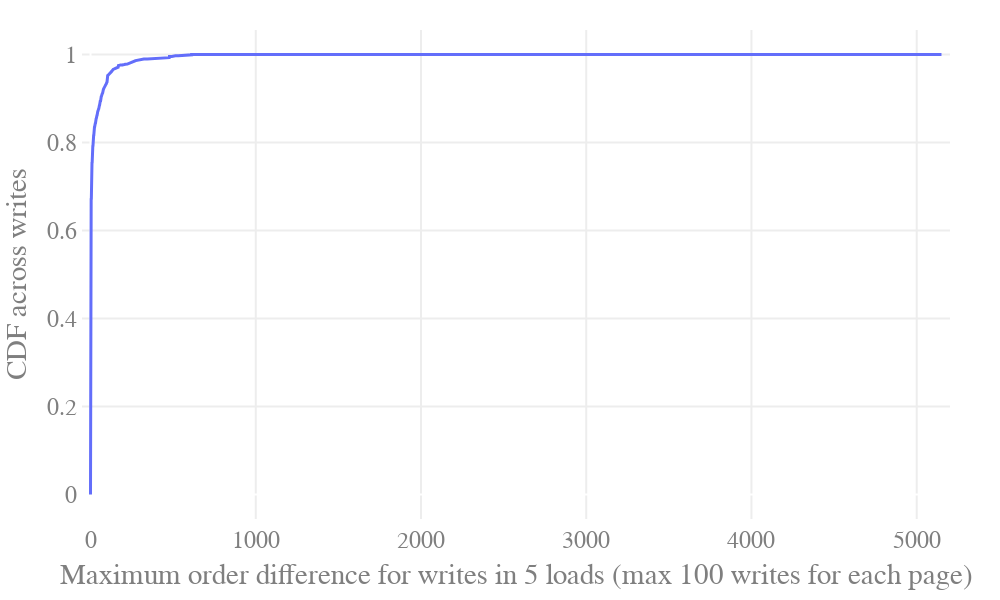

Notebook code for this chart:
### Markdown cell above
### Order of each element in the writes

### Code cell
dirs = os.listdir('writes_liveweb_only')
stats = {'total_element': 0, 'allpresent_element': 0}
total_empty_xpath = 0
max_order_diffs = []
# filelists = ['live', 'archive']
for dirr in dirs:
    max_order_diff = []
    xpath_order = defaultdict(list)
    for i in range(5):
    # for i in filelists:
        writes = json.load(open(f'writes_liveweb_only/{dirr}/{i}.json', 'r'))
        for j, write in enumerate(writes):
            if len(write['xpath']) == 0:
                total_empty_xpath += 1
                continue
            tup = (write['xpath'][-1], write['method'], write['arg'])
            xpath_order[tup].append(j)
    for xpath, orders in xpath_order.items():
        num_orders = len(orders)
        stats['total_element'] += 1
        if len(orders) == 5:
            stats['allpresent_element'] += 1
        if len(orders) > 2:
            max_order, min_order = max(orders), min(orders)
            max_order_diff.append(max_order - min_order)
    # * Plot type 1
    max_order_diffs += random.sample(max_order_diff, min(100, len(max_order_diff)))
    # * Plot type 2
    # max_order_diff.sort()
    # if len(max_order_diff) > 0:
    #     ninety_percentile = int(len(max_order_diff) * 0.9)
    #     ninety_percentile = max_order_diff[ninety_percentile]
    #     fifty_percentile = int(len(max_order_diff) * 0.5)
    #     fifty_percentile = max_order_diff[fifty_percentile]
    #     hundred_percentile = max_order_diff[-1]
    #     max_order_diffs.append({'50th': fifty_percentile, '90th': ninety_percentile, '100th': hundred_percentile})
            
# * Plot type 1
stats, total_empty_xpath
df = pd.DataFrame({1: max_order_diffs})
plotly_utils.plot_CDF(df, xtitle='Maximum order difference for writes in 5 loads (max 100 writes for each page)', ytitle='CDF across writes')
# * Plot type 2
# df = pd.DataFrame(max_order_diffs)
# plotly_utils.plot_bar(df)

### Figure 1 — Plotly figure (JSON) as saved in the notebook; plotly's stock layout.template omitted (floating-point values rounded to 4 significant figures; data arrays with more than 128 entries replaced by an {"elided": "..."} marker saying what was removed)
{"data": [{"line": {"width": 3}, "mode": "lines", "name": "1", "type": "scatter", "x": {"elided": "3179 int values"}, "y": {"elided": "3179 float values"}}], "layout": {"autosize": false, "font": {"color": "#7f7f7f", "family": "Time New Roman", "size": 24}, "height": 600, "margin": {"b": 50, "l": 50, "pad": 4, "r": 50, "t": 30}, "plot_bgcolor": "rgba(0,0,0,0)", "title": {"text": "", "x": 0.5, "yanchor": "top"}, "width": 1000, "xaxis": {"gridcolor": "#ededed", "gridwidth": 2, "range": [-51.5, 5202.0], "showgrid": true, "title": {"text": "Maximum order difference for writes in 5 loads (max 100 writes for each page)"}}, "yaxis": {"gridcolor": "#ededed", "gridwidth": 2, "showgrid": true, "title": {"text": "CDF across writes"}}}}
